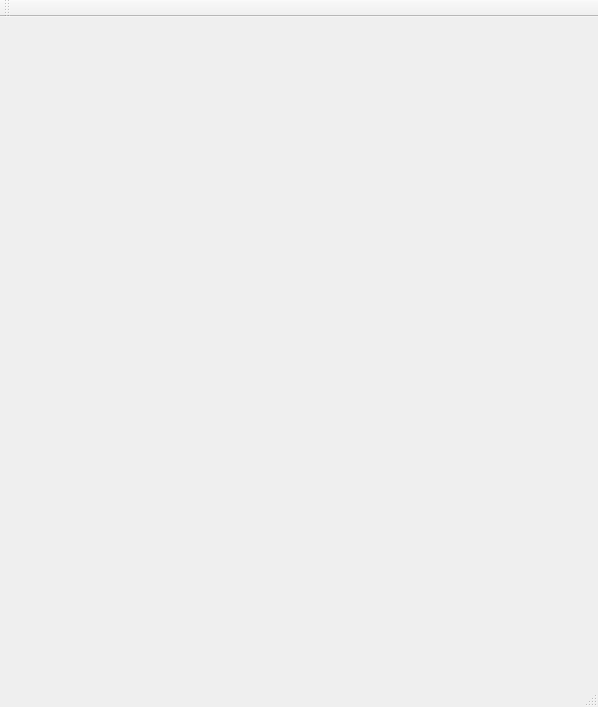
<?xml version="1.0" encoding="UTF-8"?>
<ui version="4.0">
 <class>MainWindow</class>
 <widget class="QMainWindow" name="MainWindow">
  <property name="geometry">
   <rect>
    <x>0</x>
    <y>0</y>
    <width>598</width>
    <height>707</height>
   </rect>
  </property>
  <property name="windowTitle">
   <string>Modular1</string>
  </property>
  <property name="dockOptions">
   <set>QMainWindow::AllowTabbedDocks|QMainWindow::AnimatedDocks|QMainWindow::ForceTabbedDocks</set>
  </property>
  <widget class="QWidget" name="centralWidget">
   <layout class="QHBoxLayout" name="horizontalLayout">
    <item>
     <widget class="QStackedWidget" name="stackedWidget">
      <property name="currentIndex">
       <number>0</number>
      </property>
      <widget class="QWidget" name="page"/>
      <widget class="QWidget" name="page_2"/>
     </widget>
    </item>
   </layout>
  </widget>
  <widget class="QMenuBar" name="menuBar">
   <property name="geometry">
    <rect>
     <x>0</x>
     <y>0</y>
     <width>598</width>
     <height>25</height>
    </rect>
   </property>
  </widget>
  <widget class="QToolBar" name="mainToolBar">
   <attribute name="toolBarArea">
    <enum>TopToolBarArea</enum>
   </attribute>
   <attribute name="toolBarBreak">
    <bool>false</bool>
   </attribute>
  </widget>
  <widget class="QStatusBar" name="statusBar"/>
 </widget>
 <layoutdefault spacing="6" margin="11"/>
 <resources/>
 <connections/>
</ui>
